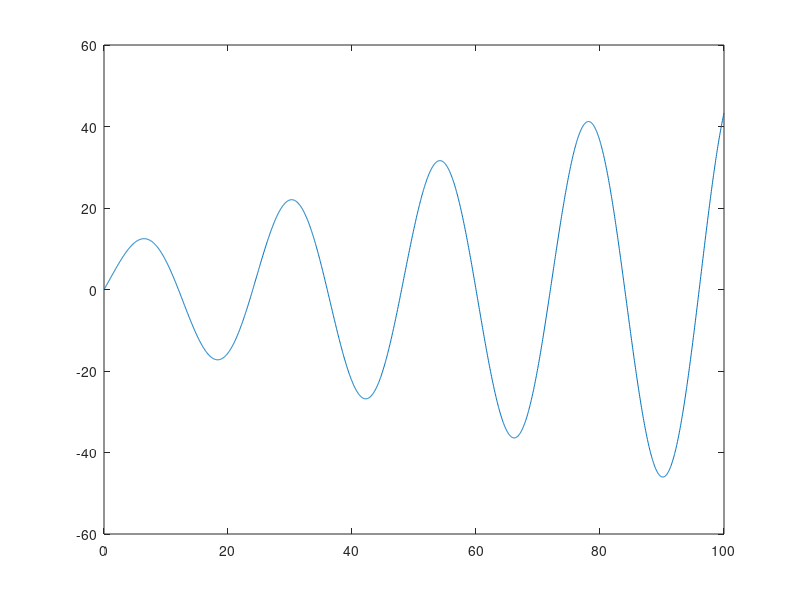

This figure's MATLAB source: (Note: this script raises an error after producing the figure.)
%%  *****  INDEX OF DATA SETS ON RESULTS FILE  *****
% =======================================================
%  SET   TIME/FREQ
%   1   2.3689
%   2   5.0725
%   3   8.1379
%   4   12.304
%   5   18.816


%% Sinusodial acceleration (ANSYS run)
%==========================================================================
clear,clc,close all
if ispc
    local_dir = 'C:\Users\sminas\Dropbox\MATLAB\SF2Dtests\';
else
    local_dir = '/home/minas/Dropbox/MATLAB/SF2Dtests/';
end
cd(local_dir)

Ts = 0.05;
time = Ts*[1:2000];
Acc = 50*sin(time*pi/12)';
Acc = (linspace(0.2,1,2000)').*Acc;
plot(time,Acc)
save('final\testIN.txt','Acc','-ascii')



%% Space frame -- bilinear isotropic material (increasing force) 
% =========================================================================
clear,clc,close all
cd('C:\Users\sminas\Dropbox\MATLAB\SF2Dtests\')

NoS = 2000;
NoExp = 1;
% Generation of the input force
Finput = linspace(1e2,1e4,NoS)';                                        % Linear
save('final\InputForce.txt','Finput','-ascii')

% Run Ansys
delete('file.*')


%% BEAM23 results (increasing sinusoidal acceleration)
%==========================================================================
clear,clc,close all
if ispc
    local_dir = 'C:\Users\sminas\Dropbox\MATLAB\SF2Dtests\';
else
    local_dir = '/home/minas/Dropbox/MATLAB/SF2Dtests/';
end
cd([local_dir,'final/'])

for i = 1:15
    stress = load(['SF2Dtest1legacy_Sx_',num2str(i),'.txt']);
    time = stress(:,1);
    figure
    plot(time,stress(:,3:4),'-b'),hold on
    plot(time,stress(:,5:6),'--r')
    plot(time,stress(:,7:8),'-.k')
    title(['Element ',num2str(i)])
    ylabel('Stress (Pa)')
    xlabel('Time (s)')
    legend({'Max (bottom)','Min (bottom)','Max (middle)','Min (middle)','Max (top)','Min (top)'})
end




%% BEAM23 results (increasing sinusoidal acceleration)
%==========================================================================
clear,clc,close all
if ispc
    local_dir = 'C:\Users\sminas\Dropbox\MATLAB\SF2Dtests\';
else
    local_dir = '/home/minas/Dropbox/MATLAB/SF2Dtests/';
end
cd([local_dir,'final/'])

for i = 1:15
    stress = load(['SF2Dtest1etable_Sx_',num2str(i),'.txt']);
    time = stress(:,1);
    figure
    plot(time,stress(:,3:4),'-b'),hold on
    plot(time,stress(:,5:6),'--r')
    plot(time,stress(:,7:8),'-.k')
    title(['Element ',num2str(i)])
    ylabel('Stress (Pa)')
    xlabel('Time (s)')
    legend({'Max (bottom)','Min (bottom)','Max (middle)','Min (middle)','Max (top)','Min (top)'})
end




%% BEAM23 results (increasing force)
%==========================================================================
clear,clc,close all
if ispc
    local_dir = 'C:\Users\sminas\Dropbox\MATLAB\SF2Dtests\';
else
    local_dir = '/home/minas/Dropbox/MATLAB/SF2Dtests/';
end
cd([local_dir,'final/'])

for i = 1:15
    stress = load(['SF2Dtest1force_Sx_',num2str(i),'.txt']);
    time = stress(:,1);
    figure
    plot(time,stress(:,3:4),'-b'),hold on
    plot(time,stress(:,5:6),'--r')
    plot(time,stress(:,7:8),'-.k')
    title(['Element ',num2str(i)])
    ylabel('Stress (Pa)')
    xlabel('Time (s)')
    legend({'Max (bottom)','Min (bottom)','Max (middle)','Min (middle)','Max (top)','Min (top)'})
end



%% BEAM188 - increasing load
%==========================================================================
clear,clc,close all
if ispc
    local_dir = 'C:\Users\sminas\Dropbox\MATLAB\SF2Dtests\';
else
    local_dir = '/home/minas/Dropbox/MATLAB/SF2Dtests/';
end
cd([local_dir,'final/'])


for k=1:15
    stress = load(['SF2Dtest1_Sx_',num2str(k),'.txt']);
    strain = load(['SF2Dtest1_Ex_',num2str(k),'.txt']);
    figure(k)
    subplot(211),plot(stress(:,3:10))
    subplot(212),plot(strain(:,3:10),stress(:,3:10))
end



%% Steel Properties
% Properties                    Carbon     Alloy        Stainless     Tool
% ==========================================================================
% Density (1000 kg/m3)        7.85          7.85        7.75-8.1    7.72-8.0
% Elastic Modulus (GPa)       190-210       190-210     190-210     190-210
% Poisson's Ratio             0.27-0.3      0.27-0.3    0.27-0.3    0.27-0.3
% Tensile Strength (MPa)      276-1882      758-1882    515-827     640-2000
% Yield Strength (MPa)        186-758       366-1793    207-552     380-440
% ==========================================================================